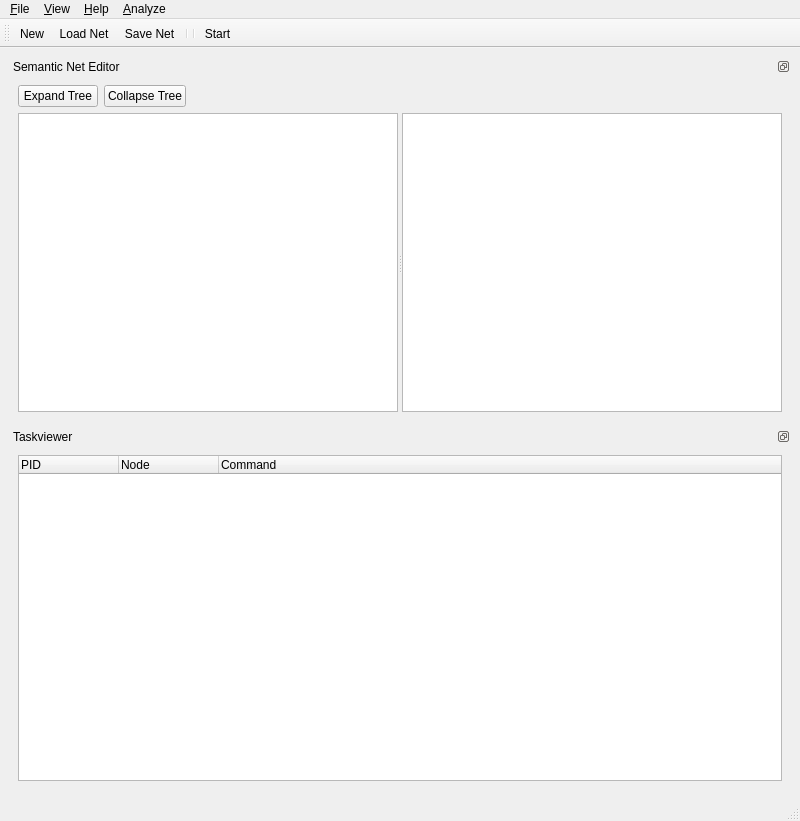
<ui version="4.0" >
 <author>Martin Pahl</author>
 <class>MainWindow</class>
 <widget class="QMainWindow" name="MainWindow" >
  <property name="geometry" >
   <rect>
    <x>0</x>
    <y>0</y>
    <width>800</width>
    <height>821</height>
   </rect>
  </property>
  <property name="windowTitle" >
   <string>Geo Data Analyzer - GeoAIDA</string>
  </property>
  <property name="dockOptions" >
   <set>QMainWindow::AllowTabbedDocks|QMainWindow::AnimatedDocks</set>
  </property>
  <widget class="QWidget" name="centralwidget" >
   <layout class="QVBoxLayout" >
    <item>
     <widget class="QDockWidget" name="dockWidget" >
      <property name="floating" >
       <bool>false</bool>
      </property>
      <property name="features" >
       <set>QDockWidget::DockWidgetFloatable|QDockWidget::DockWidgetMovable|QDockWidget::NoDockWidgetFeatures</set>
      </property>
      <property name="windowTitle" >
       <string>Semantic Net Editor</string>
      </property>
      <widget class="QWidget" name="dockWidgetContents" >
       <layout class="QVBoxLayout" >
        <item>
         <layout class="QHBoxLayout" >
          <item>
           <widget class="QPushButton" name="pushButton" >
            <property name="text" >
             <string>Expand Tree</string>
            </property>
           </widget>
          </item>
          <item>
           <widget class="QPushButton" name="pushButton_2" >
            <property name="text" >
             <string>Collapse Tree</string>
            </property>
           </widget>
          </item>
          <item>
           <spacer>
            <property name="orientation" >
             <enum>Qt::Horizontal</enum>
            </property>
            <property name="sizeHint" >
             <size>
              <width>531</width>
              <height>20</height>
             </size>
            </property>
           </spacer>
          </item>
         </layout>
        </item>
        <item>
         <widget class="QSplitter" name="splitter" >
          <property name="orientation" >
           <enum>Qt::Horizontal</enum>
          </property>
          <widget class="QTreeView" name="semNetEditor_" >
           <property name="sizePolicy" >
            <sizepolicy vsizetype="MinimumExpanding" hsizetype="Expanding" >
             <horstretch>0</horstretch>
             <verstretch>0</verstretch>
            </sizepolicy>
           </property>
           <property name="uniformRowHeights" >
            <bool>true</bool>
           </property>
           <property name="allColumnsShowFocus" >
            <bool>true</bool>
           </property>
          </widget>
          <widget class="AttributeEditor" name="attributeEditor_" >
           <property name="sizePolicy" >
            <sizepolicy vsizetype="MinimumExpanding" hsizetype="Expanding" >
             <horstretch>0</horstretch>
             <verstretch>0</verstretch>
            </sizepolicy>
           </property>
           <property name="itemsExpandable" >
            <bool>true</bool>
           </property>
          </widget>
         </widget>
        </item>
       </layout>
      </widget>
     </widget>
    </item>
    <item>
     <widget class="QDockWidget" name="taskViewerDock_" >
      <property name="floating" >
       <bool>false</bool>
      </property>
      <property name="features" >
       <set>QDockWidget::DockWidgetFloatable|QDockWidget::DockWidgetMovable|QDockWidget::NoDockWidgetFeatures</set>
      </property>
      <property name="windowTitle" >
       <string>Taskviewer</string>
      </property>
      <widget class="QWidget" name="dockWidgetContents_2" >
       <layout class="QVBoxLayout" >
        <item>
         <widget class="TaskViewer" name="taskViewer_" >
          <property name="columnCount" >
           <number>3</number>
          </property>
          <column>
           <property name="text" >
            <string>PID</string>
           </property>
          </column>
          <column>
           <property name="text" >
            <string>Node</string>
           </property>
          </column>
          <column>
           <property name="text" >
            <string>Command</string>
           </property>
          </column>
         </widget>
        </item>
       </layout>
      </widget>
     </widget>
    </item>
   </layout>
  </widget>
  <widget class="QMenuBar" name="menubar" >
   <property name="geometry" >
    <rect>
     <x>0</x>
     <y>0</y>
     <width>800</width>
     <height>24</height>
    </rect>
   </property>
   <widget class="QMenu" name="menu_File" >
    <property name="title" >
     <string>&amp;File</string>
    </property>
    <addaction name="action_New" />
    <addaction name="actionNetLoad" />
    <addaction name="action_Save_Net" />
    <addaction name="actionLoad_Result" />
    <addaction name="actionSave_Result" />
    <addaction name="actionProjectLoad" />
    <addaction name="separator" />
    <addaction name="actionQuit" />
   </widget>
   <widget class="QMenu" name="menu_View" >
    <property name="title" >
     <string>&amp;View</string>
    </property>
    <addaction name="action_Scene_Viewer" />
    <addaction name="action_Trash_Viewer" />
    <addaction name="action_Map_Viewer" />
    <addaction name="actionDebug_Labelimage_Viewer" />
   </widget>
   <widget class="QMenu" name="menu_Help" >
    <property name="title" >
     <string>&amp;Help</string>
    </property>
    <addaction name="action_About" />
   </widget>
   <widget class="QMenu" name="menu_Analyze" >
    <property name="title" >
     <string>&amp;Analyze</string>
    </property>
    <addaction name="actionStart" />
   </widget>
   <addaction name="menu_File" />
   <addaction name="menu_View" />
   <addaction name="menu_Help" />
   <addaction name="menu_Analyze" />
  </widget>
  <widget class="QStatusBar" name="statusbar" />
  <widget class="QToolBar" name="toolBar" >
   <property name="windowTitle" >
    <string>toolBar</string>
   </property>
   <attribute name="toolBarArea" >
    <enum>TopToolBarArea</enum>
   </attribute>
   <attribute name="toolBarBreak" >
    <bool>false</bool>
   </attribute>
   <addaction name="action_New" />
   <addaction name="actionNetLoad" />
   <addaction name="action_Save_Net" />
   <addaction name="separator" />
   <addaction name="separator" />
   <addaction name="actionStart" />
  </widget>
  <action name="action_New" >
   <property name="icon" >
    <iconset resource="gda.qrc" >:/gda/filenew.xpm</iconset>
   </property>
   <property name="text" >
    <string>&amp;New</string>
   </property>
  </action>
  <action name="actionNetLoad" >
   <property name="icon" >
    <iconset resource="gda.qrc" >:/gda/fileopen.xpm</iconset>
   </property>
   <property name="text" >
    <string>&amp;Load Net</string>
   </property>
  </action>
  <action name="action_Save_Net" >
   <property name="icon" >
    <iconset resource="gda.qrc" >:/gda/filesave.xpm</iconset>
   </property>
   <property name="text" >
    <string>&amp;Save Net</string>
   </property>
  </action>
  <action name="actionLoad_Result" >
   <property name="text" >
    <string>Load Result</string>
   </property>
  </action>
  <action name="actionSave_Result" >
   <property name="text" >
    <string>Save Result</string>
   </property>
  </action>
  <action name="actionProjectLoad" >
   <property name="text" >
    <string>Load &amp;Project</string>
   </property>
  </action>
  <action name="actionQuit" >
   <property name="text" >
    <string>&amp;Quit</string>
   </property>
   <property name="shortcut" >
    <string>Ctrl+Q</string>
   </property>
   <property name="shortcutContext" >
    <enum>Qt::ApplicationShortcut</enum>
   </property>
  </action>
  <action name="action_Scene_Viewer" >
   <property name="text" >
    <string>&amp;Scene Viewer</string>
   </property>
  </action>
  <action name="action_Trash_Viewer" >
   <property name="text" >
    <string>&amp;Trash Viewer</string>
   </property>
  </action>
  <action name="action_Map_Viewer" >
   <property name="text" >
    <string>&amp;Map Viewer</string>
   </property>
  </action>
  <action name="actionDebug_Label_Image_Viewer" >
   <property name="text" >
    <string>Debug Label Image Viewer</string>
   </property>
  </action>
  <action name="actionDebug_Labelimage_Viewer" >
   <property name="text" >
    <string>Debug Labelimage Viewer</string>
   </property>
  </action>
  <action name="action_About" >
   <property name="text" >
    <string>&amp;About</string>
   </property>
  </action>
  <action name="action_Analyze" >
   <property name="text" >
    <string>&amp;Analyze</string>
   </property>
  </action>
  <action name="actionStart" >
   <property name="icon" >
    <iconset resource="gda.qrc" >:/gda/start.png</iconset>
   </property>
   <property name="text" >
    <string>&amp;Start</string>
   </property>
  </action>
 </widget>
 <customwidgets>
  <customwidget>
   <class>AttributeEditor</class>
   <extends>QTreeView</extends>
   <header>attributeeditor.h</header>
  </customwidget>
  <customwidget>
   <class>TaskViewer</class>
   <extends>QTreeWidget</extends>
   <header>TaskViewer</header>
  </customwidget>
 </customwidgets>
 <resources>
  <include location="gda.qrc" />
 </resources>
 <connections>
  <connection>
   <sender>pushButton</sender>
   <signal>clicked()</signal>
   <receiver>semNetEditor_</receiver>
   <slot>expandAll()</slot>
   <hints>
    <hint type="sourcelabel" >
     <x>102</x>
     <y>70</y>
    </hint>
    <hint type="destinationlabel" >
     <x>110</x>
     <y>170</y>
    </hint>
   </hints>
  </connection>
  <connection>
   <sender>pushButton_2</sender>
   <signal>clicked()</signal>
   <receiver>semNetEditor_</receiver>
   <slot>collapseAll()</slot>
   <hints>
    <hint type="sourcelabel" >
     <x>545</x>
     <y>71</y>
    </hint>
    <hint type="destinationlabel" >
     <x>237</x>
     <y>250</y>
    </hint>
   </hints>
  </connection>
 </connections>
 <designerdata>
  <property name="gridDeltaX" >
   <number>10</number>
  </property>
  <property name="gridDeltaY" >
   <number>10</number>
  </property>
  <property name="gridSnapX" >
   <bool>true</bool>
  </property>
  <property name="gridSnapY" >
   <bool>true</bool>
  </property>
  <property name="gridVisible" >
   <bool>true</bool>
  </property>
 </designerdata>
</ui>
